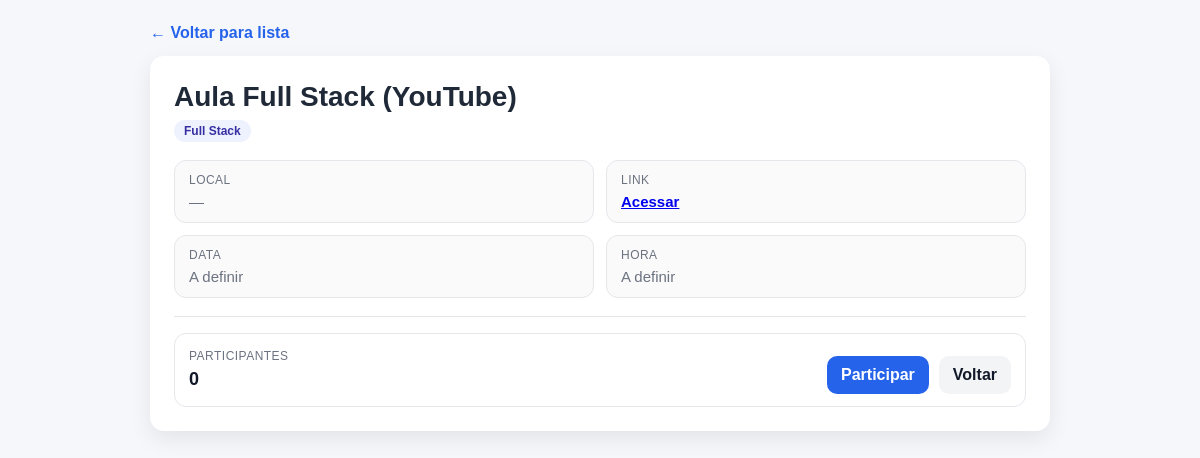
Before: /eventos/2/ with the older database file.
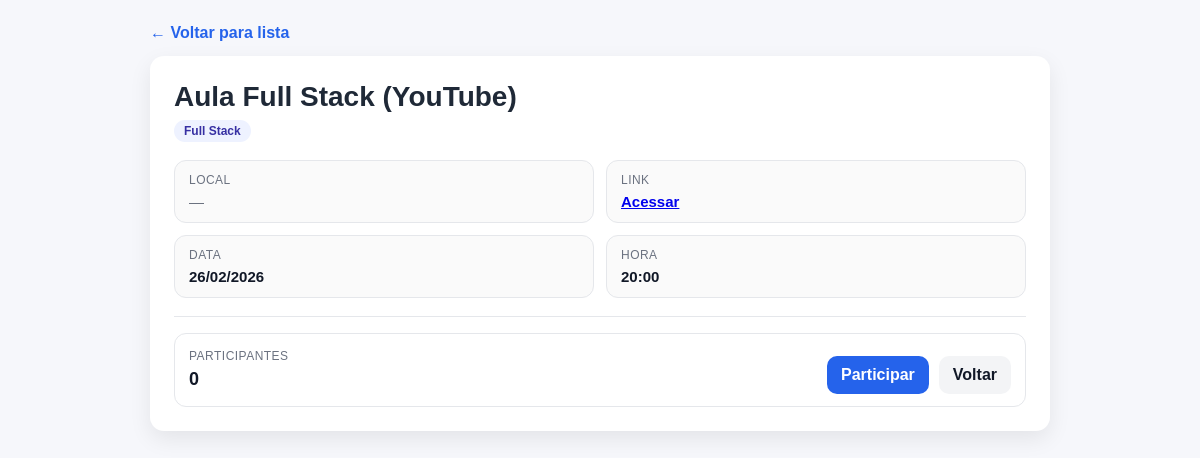
After: the same page with the newer database file.
### agenda/models.py (models this page shows, shortened)
class Evento(models.Model):
    nome = models.CharField(max_length=256)
    local = models.CharField(max_length=256, blank=True)
    link = models.CharField(max_length=256, blank=True)
    data = models.DateField(blank=True, null=True)
    hora = models.TimeField(blank=True, null=True)
    quantidade_participantes = models.PositiveIntegerField(default=0)
    categoria = models.ForeignKey(
        Categoria,
        null=True,
        on_delete=models.SET_NULL
    )

class Categoria(models.Model):
    nome = models.CharField(max_length=256, unique=True)

### agenda/views.py (the view)
# urls.py: path("eventos/<int:id>/", views.exibir_evento, name="exibir_evento"),
def exibir_evento(request, id):
    evento = get_object_or_404(Evento, id=id)
    return render(request, "agenda/design/exibir_evento.html", {"evento": evento})

### agenda/templates/agenda/design/exibir_evento.html (shortened to what this page needs)
<!doctype html>
<html lang="pt-br">
<head>
</head>
<body>
  <div class="container">
    <div class="topbar">
      <a href="{% url 'listar_eventos' %}">← Voltar para lista</a>
    </div>
    <div class="card">
      <h1>{{ evento.nome }}</h1>
      <div class="subtitle">
        {% if evento.categoria %}
          <span class="badge">{{ evento.categoria.nome }}</span>
        {% else %}
          <span class="muted">Sem categoria</span>
        {% endif %}
      </div>
      <div class="grid">
        <div class="info">
          <div class="label">Local</div>
          <div class="value">
            {% if evento.local %}
              {{ evento.local }}
            {% else %}
              <span class="muted">—</span>
            {% endif %}
          </div>
        </div>
        <div class="info">
          <div class="label">Link</div>
          <div class="value">
            {% if evento.link %}
              <a href="{{ evento.link }}" target="_blank" rel="noopener">Acessar</a>
            {% else %}
              <span class="muted">—</span>
            {% endif %}
          </div>
        </div>
        <div class="info">
          <div class="label">Data</div>
          <div class="value">
            {% if evento.data %}
              {{ evento.data|date:"d/m/Y" }}
            {% else %}
              <span class="muted">A definir</span>
            {% endif %}
          </div>
        </div>
        <div class="info">
          <div class="label">Hora</div>
          <div class="value">
            {% if evento.hora %}
              {{ evento.hora|time:"H:i" }}
            {% else %}
              <span class="muted">A definir</span>
            {% endif %}
          </div>
        </div>
      </div>
      <div class="divider"></div>
      <div class="count">
        <div>
          <div class="label">Participantes</div>
          <div class="value"><strong>{{ evento.quantidade_participantes }}</strong></div>
        </div>
        <div class="actions">
          <a class="btn btn-primary" href="{% url 'participar_evento' evento.id %}">
            Participar
          </a>
          <a class="btn btn-ghost" href="{% url 'listar_eventos' %}">
            Voltar
          </a>
        </div>
      </div>
    </div>
  </div>
</body>
</html>

### agenda/templates/agenda/design/exibir_evento.html (style rules this page uses)
body { font-family: Arial, Helvetica, sans-serif; background:#f6f7fb; margin:0; padding:24px; color:#1f2937; }
.container { max-width: 900px; margin: 0 auto; }
.topbar { display:flex; justify-content: space-between; align-items: center; margin-bottom: 14px; }
.topbar a { color:#2563eb; text-decoration:none; font-weight:600; }
.card { background:#fff; border-radius:14px; padding:24px; box-shadow: 0 8px 22px rgba(0,0,0,.08); }
h1 { margin:0 0 6px; font-size:28px; line-height: 1.2; }
.subtitle { color:#6b7280; margin-bottom: 18px; font-size:14px; }
.grid { display:grid; grid-template-columns: 1fr 1fr; gap: 12px; margin: 14px 0 18px; }
.info { border: 1px solid #e5e7eb; border-radius: 12px; padding: 12px 14px; background: #fafafa; }
.label { font-size: 12px; color:#6b7280; margin-bottom: 6px; text-transform: uppercase; letter-spacing: .04em; }
.value { font-size: 15px; font-weight: 600; color:#111827; word-break: break-word; }
.badge { display:inline-block; padding: 4px 10px; border-radius: 999px; background:#eef2ff; color:#3730a3; font-size: 12px; font-weight: 700; }
.actions { display:flex; gap: 10px; align-items:center; margin-top: 10px; flex-wrap: wrap; }
.btn { border: 0; padding: 10px 14px; border-radius: 10px; font-weight: 700; cursor: pointer; text-decoration: none; display:inline-flex; align-items:center; gap:8px; }
.btn-primary { background:#2563eb; color:#fff; }
.btn-ghost { background:#f3f4f6; color:#111827; }
.muted { color:#6b7280; font-weight: 500; }
.divider { height:1px; background:#e5e7eb; margin: 16px 0; }
.count { display:flex; align-items:center; justify-content: space-between; gap: 10px; padding: 12px 14px; border-radius: 12px; border: 1px solid #e5e7eb; background: #fff; }
.count strong { font-size: 18px; }

Changed rows visible on the page:
changed Evento "Aula Full Stack (YouTube)": data (not shown) → "26/02/2026"; hora (not shown) → "20:00"
Other visible differences:
text no longer shown: "A definir A definir"
